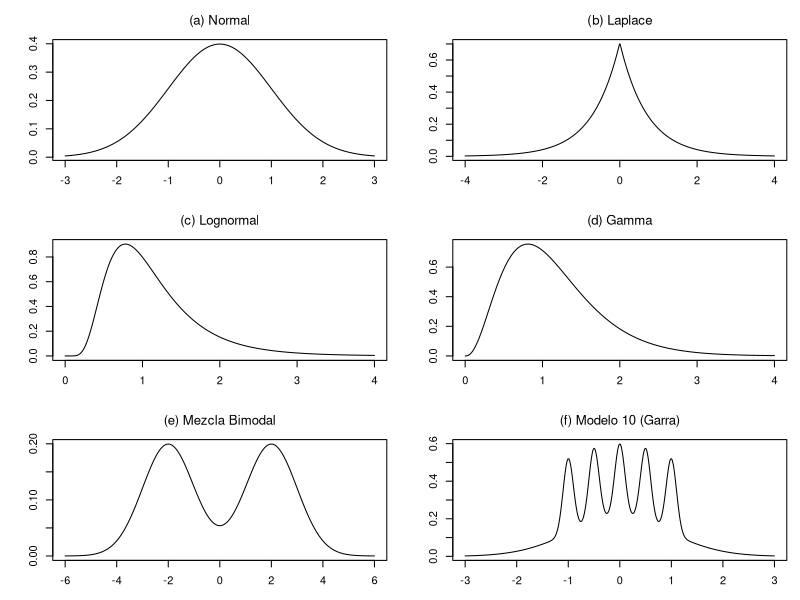

R code for this plot:
# =====================================================================
# SCRIPT FIGURA DE DENSIDADES (DISEÑO 3x2)
# =====================================================================

# 1. Configuración de alta resolución (Opcional)
# pdf("Figura_Densidades.pdf", width = 8, height = 10)

# 2. Configuración de la cuadrícula y márgenes
# mar = c(abajo, izquierda, arriba, derecha). 
# Se ajustó a c(3, 4, 3, 1) para dar espacio al título arriba (3 líneas) y menos espacio abajo.
par(mfrow = c(3, 2), mar = c(3, 4, 3, 1), oma = c(0, 0, 0, 0))

# ---------------------------------------------------------------------
# (a) Normal
# ---------------------------------------------------------------------
x_norm <- seq(-3, 3, length.out = 500)
y_norm <- dnorm(x_norm, mean = 0, sd = 1)
plot(x_norm, y_norm, type = "l", xlab = "", ylab = "", 
     main = "(a) Normal", las = 0, cex.main = 1.2, font.main = 1)

# ---------------------------------------------------------------------
# (b) Laplace
# ---------------------------------------------------------------------
b_param <- 1 / sqrt(2) 
x_lap <- seq(-4, 4, length.out = 500)
y_lap <- (1 / (2 * b_param)) * exp(-abs(x_lap) / b_param)
plot(x_lap, y_lap, type = "l", xlab = "", ylab = "", 
     main = "(b) Laplace", las = 0, cex.main = 1.2, font.main = 1)

# ---------------------------------------------------------------------
# (c) Lognormal
# ---------------------------------------------------------------------
x_ln <- seq(0, 4, length.out = 500)
y_ln <- dlnorm(x_ln, meanlog = 0, sdlog = 0.5)
plot(x_ln, y_ln, type = "l", xlab = "", ylab = "", 
     main = "(c) Lognormal", las = 0, cex.main = 1.2, font.main = 1)

# ---------------------------------------------------------------------
# (d) Gamma
# ---------------------------------------------------------------------
media_ln <- exp(0.125)
var_ln <- (exp(0.25) - 1) * exp(0.25)
shape_g <- (media_ln^2) / var_ln
rate_g <- media_ln / var_ln

x_gam <- seq(0, 4, length.out = 500)
y_gam <- dgamma(x_gam, shape = shape_g, rate = rate_g)
plot(x_gam, y_gam, type = "l", xlab = "", ylab = "", 
     main = "(d) Gamma", las = 0, cex.main = 1.2, font.main = 1)

# ---------------------------------------------------------------------
# (e) Mezcla Bimodal
# ---------------------------------------------------------------------
x_mix <- seq(-6, 6, length.out = 500)
y_mix <- 0.5 * dnorm(x_mix, mean = -2, sd = 1) + 0.5 * dnorm(x_mix, mean = 2, sd = 1)
plot(x_mix, y_mix, type = "l", xlab = "", ylab = "", 
     main = "(e) Mezcla Bimodal", las = 0, cex.main = 1.2, font.main = 1)

# ---------------------------------------------------------------------
# (f) Modelo 10 (Garra)
# ---------------------------------------------------------------------
x_garra <- seq(-3, 3, length.out = 500)
y_garra <- 0.5 * dnorm(x_garra, mean = 0, sd = 1)
for(j in 0:4) {
  y_garra <- y_garra + 0.1 * dnorm(x_garra, mean = (j/2 - 1), sd = 0.1)
}
plot(x_garra, y_garra, type = "l", xlab = "", ylab = "", 
     main = "(f) Modelo 10 (Garra)", las = 0, cex.main = 1.2, font.main = 1)

# 3. Restaurar parámetros originales de la ventana gráfica
par(mfrow = c(1, 1))

# dev.off() # Descomentar si usaste pdf()
